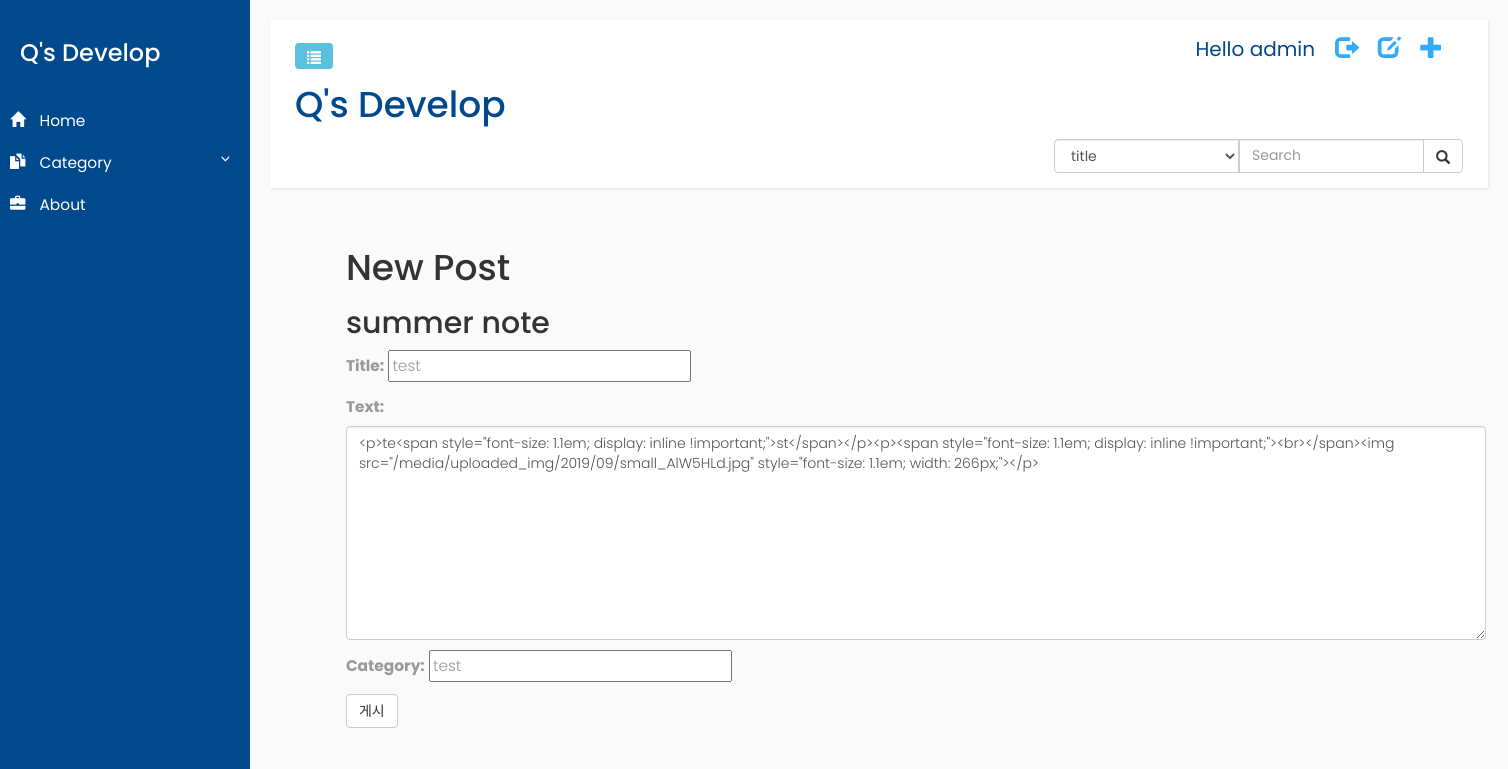
Screenshot of /post/new/2 (signed in) with the database file from the repository.
### blog/models.py (models this page shows, shortened)
class Post(models.Model):
    author = models.ForeignKey('auth.User',on_delete=models.CASCADE,)
    title = models.CharField(max_length=200)
    text = models.TextField()
    category = models.CharField(max_length=200)
    created_date = models.DateTimeField(default = timezone.now)
    published_date = models.DateTimeField(blank = True, null=True)

### blog/views.py (the view)
# urls.py: path('post/new/<int:pk>', views.post_new, name='post_new'),
@login_required(login_url='admin:login')
def post_new(request, pk):
    post_inst = get_object_or_404(Post, pk=pk)
    if request.method =='POST':
        form = PostForm(request.POST, request.FILES, instance=post_inst)
        if form.is_valid():
            post = form.save(commit=False)
            post.author = request.user
            post.save()
            return redirect('blog:post_detail', post.pk)
    else:
        form = PostForm(instance=post_inst)
    return render(request, 'blog/post_edit.html', {
        'form':form,
        'post':post_inst
    })

### blog/forms.py
class PostForm(forms.ModelForm):
    class Meta:
        model = Post
        fields =('title','text','category')
    def __init__(self, *args, **kwargs):
        super().__init__(*args, **kwargs)
        self.fields['text'].widget.attrs.update({
            'class':'form-control click2edit',
            'id':'summernote',
            })

### blog/templates/blog/post_edit.html (shortened to what this page needs)
{% extends 'blog/base.html' %}
{% load static %}
{% block content %}
<link href="http://cdnjs.cloudflare.com/ajax/libs/summernote/0.8.12/summernote.css" rel="stylesheet">
    <h1>New Post</h1>
    <h2>summer note</h2>
    <form name="frm" id="frm" action="" method="POST" class="post-form" enctype="multipart/form-data">
        {{ form.as_p }}
        <button type="submit" class="save btn btn-default">게시</button>
    </form>
{% endblock %}

### blog/templates/blog/base.html (shortened to what this page needs)
{% load static %}
<html>
    <head>
        <link rel="stylesheet" href="https://maxcdn.bootstrapcdn.com/bootstrap/3.3.7/css/bootstrap.min.css">
        <link rel="stylesheet" href="{% static 'blog/css/blog_frame.css'%}">
        <link rel="stylesheet" href="{% static 'blog/css/blog_container.css'%}">
        <link rel="stylesheet" href="{% static 'blog/css/blog_header.css'%}">
    </head>
    <body>
        <div class="wrapper">
            <nav id="sidebar">
                    <div class="sidebar-header">
                        <h3>Q's Develop</h3>
                    </div>
                    <div class="sidebar-ul">
                       <ul class="list-unstyled components">
                            <li>
                                <a href="{% url 'blog:post_list' %}">
                                    <i class="glyphicon glyphicon-home"></i>
                                    Home
                                </a>
                                <a href="#pageSubmenu" data-toggle="collapse" aria-expanded="false">
                                    <i class="glyphicon glyphicon-duplicate"></i>
                                    Category
                                </a>
                            </li>
                            <li>
                                <a href="{% url 'blog:about' %}">
                                    <i class="glyphicon glyphicon-briefcase"></i>
                                    About
                                </a>
                            </li>
                        </ul>
                    </div>
                </nav>
            <div id="content">
                <nav class="navbar navbar-default">
                    <div class="container-fluid">
                        <div class="navbar-header">
                            <button type="button" id="sidebarCollapse" class="btn btn-info navbar-btn">
                                <span class="glyphicon glyphicon-list"></span>
                            </button>
                        </div>
                        {% if user.is_authenticated %}
                        <a href="{% url 'blog:post_new_init' %}" class="top-menu"><span class="glyphicon glyphicon-plus"></span></a>
                        <a href="{% url 'blog:post_draft_list' %}" class="top-menu"><span class="glyphicon glyphicon-edit"></span></a>
                        <a href="{% url 'logout' %}" class="top-menu"><span class="glyphicon glyphicon-log-out"></span></a>
                        <span class="userName">Hello {{ user.username }}</span>
                        {% else %}
                        <a href="{% url 'blog:signin' %}" class="top-menu"><span class="glyphicon glyphicon-log-in"></span></span></a>
                        {% endif %}
                        <h1 id="blog-title"><a href="http://127.0.0.1:8000/">Q's Develop</a></h1>
                        <div class ="search-box">
                            <form class="search-box-form" action="{% url 'blog:post_list' %}" method="get">
                                <div class="input-group">
                                    <select name ='fd_name' class="form-control" >
                                            <option value ='title'>title</option>
                                    </select>
                                    <input type="text" name="item" class="form-control" placeholder="Search">
                                    <div class="input-group-btn">
                                        <button class='btn btn-default' type='submit'>
                                            <i class="glyphicon glyphicon-search"></i>
                                        </button>
                                    </div>
                                </div>
                            </form>
                        </div>
                    </div>
                </nav>
                <div class = "container">
                    <div>
                        {% block content%}
                        {% endblock%}
                    </div>
                </div>
            </div>
        </div>
    </body>
</html>

### blog/static/blog/css/blog_frame.css (style rules this page uses)
body { font-family: 'Poppins', sans-serif; background: #fafafa; }
p { font-family: 'Poppins', sans-serif; font-size: 1.1em; font-weight: 300; line-height: 1.7em; color: #999; }
a, a:hover, a:focus { color: inherit; text-decoration: none; transition: all 0.3s; }
.navbar { padding: 15px 10px; background: #fff; border: none; border-radius: 0; margin-bottom: 40px; box-shadow: 1px 1px 3px rgba(0, 0, 0, 0.1); }
.navbar-btn { box-shadow: none; outline: none !important; border: none; }
i, span { display: inline-block; }
.wrapper { display: flex; align-items: stretch; }
#sidebar { min-width: 250px; max-width: 250px; background: #00498c; color: #fff; transition: all 0.3s; }
#sidebar ul li a { text-align: left; }
#sidebar .sidebar-header { padding: 20px; background: #00498c; position: fixed; padding-right: 0; }
#sidebar .sidebar-ul { position: fixed; width: 250px; top: 80px; }
#sidebar .sidebar-ul ul.components { padding: 20px 0; position: relative; }
#sidebar ul li a { padding: 10px; font-size: 1.1em; display: block; }
#sidebar ul li a i { margin-right: 10px; }
a[data-toggle="collapse"] { position: relative; }
a[aria-expanded="false"]::before, a[aria-expanded="true"]::before { content: '\e259'; display: block; position: absolute; right: 20px; font-family: 'Glyphicons Halflings'; font-size: 0.6em; }
#content { padding: 20px; min-height: 100vh; transition: all 0.3s; }

### blog/static/blog/css/blog_container.css (style rules this page uses)
#content { width: 100%; }
.container { margin-right: auto; margin-left: 5%; }

### blog/static/blog/css/blog_header.css (style rules this page uses)
#blog-title { color: #00498c; size : 100px; margin-top: 50px; }
.top-menu, .top-menu:hover, .top-menu:visited { color: #32AAFF; float: right; font-size: 17pt; margin-right: 20px; }
.userName { float: right; margin-right: 20px; color: #00498c; font-family: inherit; font-size: 20px; }
.input-group { display: inline-flex; float: right; }
.input-group-btn { width: 40px; }
.input-group-btn button { height: 34px; }

### rows the page displays
Post: title "test", text "<p>te<span style=\"font-size: 1.1em; display: inline !important;\">st</span></p><p><span style=\"font-size: 1.1em; display: inline !important;\"><br></span><img src=\"/media/uploaded_img/2019/09/small_AlW5HLd.jpg\" style=\"font-size: 1.1em; width: 266px;\"></p>", category "test"

### other values shown
{{ user.username }} "admin"
